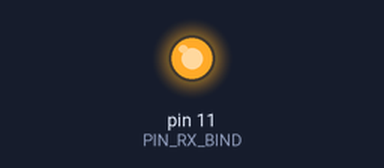
Simulated run of this sketch. Board: Arduino Uno, built with avr-gcc and run on an emulated ATmega328P. Parts: output pins drawn as LEDs (lit = HIGH).

Above: at 0.2 s.
Timing chart, 0 to 1.7 s (numbered marks = the images above):
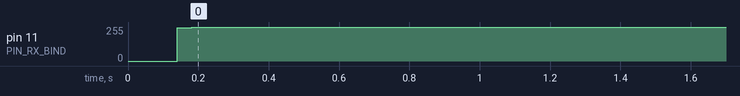

Measured:
- by itself, pin 11 (PIN_RX_BIND): 0/255 → 255/255 at 0.14 s

The sketch:

bind.ino
```cpp
#define NUM_BIND_PULSES 9
#define PIN_RX_BIND 11

unsigned long count;

void spektrum_send_pulses (char num)
{
  char i;

  for (i=0; i<num; i++)
  {
    digitalWrite(PIN_RX_BIND, LOW);
    delayMicroseconds(100);
    digitalWrite(PIN_RX_BIND, HIGH);
    delayMicroseconds(100);
  }
}
/***************************************************************************/
void setup()
{
  pinMode(PIN_RX_BIND, OUTPUT);
  delay(100);
  spektrum_send_pulses(NUM_BIND_PULSES);
}
/***************************************************************************/
void loop()
{
}
```
